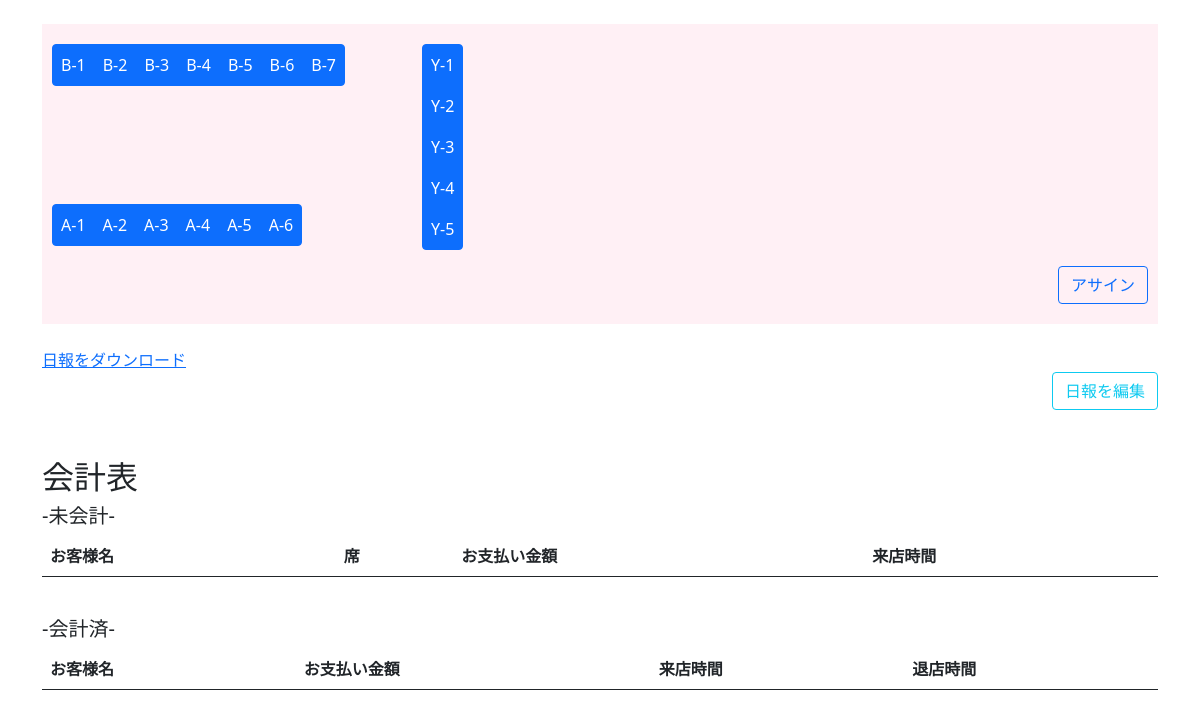
/seat, run on the app's committed database.
### attendance/models.py (models this page shows)
class Seat(models.Model):
    Seat_ID = models.CharField(max_length=10, null=True)
    CheckSheet = models.ForeignKey(CheckSheet, on_delete=models.CASCADE)
    attr = models.CharField(max_length=3, null=True)
    pos_x = models.IntegerField(default=0)
    pos_y = models.IntegerField(default=0)
    is_use = models.BooleanField(default=False)
    def __str__(self):
        return self.Seat_ID

### attendance/views.py (the view, shortened to what this page needs)
# urls.py: path("seat", views.SelectSeat.as_view(), name="SelectSeat"),
class SelectSeat(ListView):
    model = Seat
    template_name = "attendance/select_seat.html"
    def get(self, request):
        context = {
            "object_list": Seat.objects.all(),
            "CheckSheet_list": CheckSheet.objects.all(),
            }
        return render(request,"attendance/select_seat.html", context)

### templates/attendance/select_seat.html (shortened to what this page needs)
{% extends "attendance/DB5_base.html" %}
{% block body %}
<div class="container" name="container"><br>
<form action="{% url 'SelectSeat' %}" method="post">
    <div class="col position-relative" style="background-color: lavenderblush; height: 300px;">
        <div class="btn-group" role="group" style="position: absolute; left: 10px; top: 20px">
        {% for seat in object_list %}
        {% if seat.attr == "B" %}
            {% if not seat.is_use %}
            <label class="btn btn-primary p-2" for="seat-{{seat}}" name="seat-{{seat}}">
                {{seat}}
            </label>
            {% else %}
                <button type="submit" class="btn btn-danger p-2" name="dager_button" value="{{seat.pk}}">{{seat}}</button>
            {% endif %}
        {% endif %}
        {% endfor %}
        </div>
        <div class="btn-group" role="group" style="position: absolute; left: 10px; top: 180px">
        {% for seat in object_list %}
        {% if seat.attr == "A" %}
            {% if not seat.is_use %}
                <label class="btn btn-primary p-2" for="seat-{{seat}}" name="p_label">
                    {{seat}}
                </label>
            {% else %}
                <button type="submit" class="btn btn-danger p-2" name="dager_button" value="{{seat.pk}}">{{seat}}</button>
            {% endif %}
        {% endif %}
        {% endfor %}
        </div>
        <div class="btn-group-vertical" role="group" style="position: absolute; left: 380px; top: 20px">
            {% for seat in object_list %}
            {% if seat.attr == "Y" %}
                {% if not seat.is_use %}
                    <label class="btn btn-primary p-2" for="seat-{{seat}}" name="p_label">
                        {{seat}}
                    </label>
                {% else %}
                    <button type="submit" class="btn btn-danger p-2" name="dager_button" value="{{seat.pk}}">{{seat}}</button>
                {% endif %}
            {% endif %}
            {% endfor %}
        </div>
        <input type="submit" name="comp_btn" class="btn btn-outline-primary" style="position: absolute; right: 10px; bottom: 20px" value="アサイン">
    </div>
    <br>
    <a href="{% url 'Daily' %}">日報をダウンロード</a>
    <span class="d-grid gap-2 d-md-flex justify-content-end">
        <a class="btn btn-outline-info" href="{% url 'DailyEdit' %}">日報を編集</a>
    </span>
    <br><br>
    <h2>会計表</h2>
    <div class="asign_table">
        <h5>-未会計-</h5>
        <table class="table table-striped">
            <thead>
                <tr>
                <th scope="col">お客様名</th>
                <th scope="col">席</th>
                <th scope="col">お支払い金額</th>
                <th scope="col">来店時間</th>
                </tr>
            </thead>
        </table>
        <br>
        <div class="non_asign_table">
            <h5>-会計済-</h5>
            <table class="table table-striped">
                <thead>
                    <tr>
                        <th scope="col">お客様名</th>
                        <th scope="col">お支払い金額</th>
                        <th scope="col">来店時間</th>
                        <th scope="col">退店時間</th>
                    </tr>
                </thead>
            </table>
    </div>
</form>
</div>
{% endblock body %}

### data on the page
Seat: Seat_ID "B-1"
Seat: Seat_ID "B-2"
Seat: Seat_ID "B-3"
Seat: Seat_ID "B-4"
Seat: Seat_ID "B-5"
Seat: Seat_ID "B-6"
Seat: Seat_ID "B-7"
Seat: Seat_ID "A-1"
Seat: Seat_ID "A-2"
Seat: Seat_ID "A-3"
Seat: Seat_ID "A-4"
Seat: Seat_ID "A-5"
Seat: Seat_ID "A-6"
Seat: Seat_ID "Y-1"
Seat: Seat_ID "Y-2"
Seat: Seat_ID "Y-3"
Seat: Seat_ID "Y-4"
Seat: Seat_ID "Y-5"
